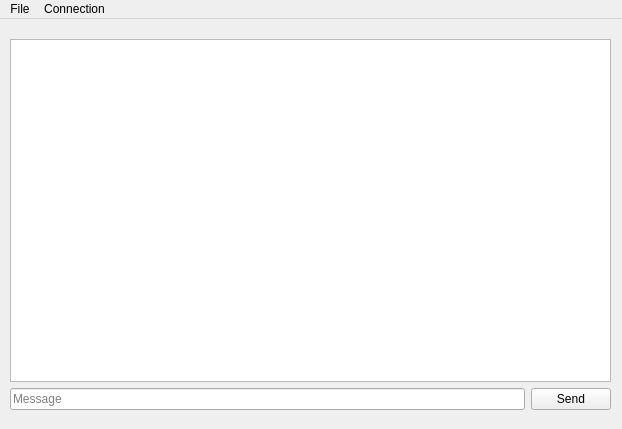
<?xml version="1.0" encoding="UTF-8"?>
<ui version="4.0">
 <class>MainWindow</class>
 <widget class="QMainWindow" name="MainWindow">
  <property name="geometry">
   <rect>
    <x>0</x>
    <y>0</y>
    <width>622</width>
    <height>429</height>
   </rect>
  </property>
  <property name="windowTitle">
   <string>MainWindow</string>
  </property>
  <widget class="QWidget" name="centralwidget">
   <widget class="QWidget" name="layoutWidget">
    <property name="geometry">
     <rect>
      <x>10</x>
      <y>20</y>
      <width>601</width>
      <height>371</height>
     </rect>
    </property>
    <layout class="QVBoxLayout" name="verticalLayout">
     <item>
      <widget class="QTextEdit" name="messageDisplayBox">
       <property name="readOnly">
        <bool>true</bool>
       </property>
      </widget>
     </item>
     <item>
      <layout class="QHBoxLayout" name="horizontalLayout">
       <item>
        <widget class="QLineEdit" name="messageInput">
         <property name="placeholderText">
          <string>Message</string>
         </property>
        </widget>
       </item>
       <item>
        <widget class="QPushButton" name="sendMessageBtn">
         <property name="text">
          <string>Send</string>
         </property>
        </widget>
       </item>
      </layout>
     </item>
    </layout>
   </widget>
  </widget>
  <widget class="QMenuBar" name="menubar">
   <property name="geometry">
    <rect>
     <x>0</x>
     <y>0</y>
     <width>622</width>
     <height>24</height>
    </rect>
   </property>
   <widget class="QMenu" name="menuFile">
    <property name="title">
     <string>File</string>
    </property>
    <addaction name="actionSave"/>
   </widget>
   <widget class="QMenu" name="menuConnection">
    <property name="title">
     <string>Connection</string>
    </property>
    <addaction name="actionConnect"/>
    <addaction name="actionHost"/>
   </widget>
   <addaction name="menuFile"/>
   <addaction name="menuConnection"/>
  </widget>
  <action name="actionConnect">
   <property name="text">
    <string>Connect</string>
   </property>
  </action>
  <action name="actionHost">
   <property name="text">
    <string>Host</string>
   </property>
  </action>
  <action name="actionSave">
   <property name="text">
    <string>Save</string>
   </property>
  </action>
 </widget>
 <resources/>
 <connections/>
</ui>
